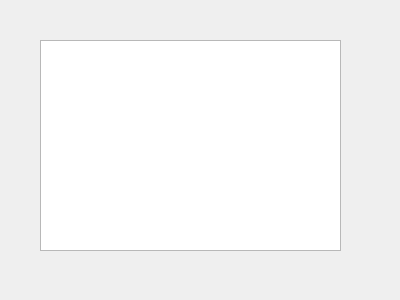
<?xml version="1.0" encoding="UTF-8"?>
<ui version="4.0">
 <class>TFormDoc</class>
 <widget class="QWidget" name="TFormDoc">
  <property name="geometry">
   <rect>
    <x>0</x>
    <y>0</y>
    <width>400</width>
    <height>300</height>
   </rect>
  </property>
  <property name="windowTitle">
   <string>Form</string>
  </property>
  <widget class="QPlainTextEdit" name="plainTextEdit">
   <property name="geometry">
    <rect>
     <x>40</x>
     <y>40</y>
     <width>301</width>
     <height>211</height>
    </rect>
   </property>
  </widget>
  <action name="action_paste">
   <property name="text">
    <string>粘贴</string>
   </property>
   <property name="toolTip">
    <string>粘贴</string>
   </property>
   <property name="menuRole">
    <enum>QAction::NoRole</enum>
   </property>
  </action>
  <action name="action_font">
   <property name="text">
    <string>字体</string>
   </property>
   <property name="toolTip">
    <string>字体</string>
   </property>
   <property name="menuRole">
    <enum>QAction::NoRole</enum>
   </property>
  </action>
  <action name="action_quit">
   <property name="text">
    <string>关闭</string>
   </property>
   <property name="toolTip">
    <string>关闭</string>
   </property>
   <property name="menuRole">
    <enum>QAction::NoRole</enum>
   </property>
  </action>
  <action name="action_cancel">
   <property name="text">
    <string>撤销</string>
   </property>
   <property name="toolTip">
    <string>撤销</string>
   </property>
   <property name="menuRole">
    <enum>QAction::NoRole</enum>
   </property>
  </action>
  <action name="action_repeat">
   <property name="text">
    <string>重复</string>
   </property>
   <property name="toolTip">
    <string>重复</string>
   </property>
   <property name="menuRole">
    <enum>QAction::NoRole</enum>
   </property>
  </action>
  <action name="action_save">
   <property name="text">
    <string>保存</string>
   </property>
   <property name="toolTip">
    <string>保存</string>
   </property>
   <property name="menuRole">
    <enum>QAction::NoRole</enum>
   </property>
  </action>
  <action name="action_copy">
   <property name="text">
    <string>复制</string>
   </property>
   <property name="toolTip">
    <string>复制</string>
   </property>
   <property name="menuRole">
    <enum>QAction::NoRole</enum>
   </property>
  </action>
  <action name="action_cut">
   <property name="text">
    <string>剪切</string>
   </property>
   <property name="toolTip">
    <string>剪切</string>
   </property>
   <property name="menuRole">
    <enum>QAction::NoRole</enum>
   </property>
  </action>
  <action name="action_open">
   <property name="text">
    <string>打开</string>
   </property>
   <property name="toolTip">
    <string>打开</string>
   </property>
   <property name="menuRole">
    <enum>QAction::NoRole</enum>
   </property>
  </action>
 </widget>
 <resources/>
 <connections>
  <connection>
   <sender>action_repeat</sender>
   <signal>triggered()</signal>
   <receiver>plainTextEdit</receiver>
   <slot>redo()</slot>
   <hints>
    <hint type="sourcelabel">
     <x>-1</x>
     <y>-1</y>
    </hint>
    <hint type="destinationlabel">
     <x>190</x>
     <y>145</y>
    </hint>
   </hints>
  </connection>
  <connection>
   <sender>action_copy</sender>
   <signal>triggered()</signal>
   <receiver>plainTextEdit</receiver>
   <slot>copy()</slot>
   <hints>
    <hint type="sourcelabel">
     <x>-1</x>
     <y>-1</y>
    </hint>
    <hint type="destinationlabel">
     <x>190</x>
     <y>145</y>
    </hint>
   </hints>
  </connection>
  <connection>
   <sender>action_cut</sender>
   <signal>triggered()</signal>
   <receiver>plainTextEdit</receiver>
   <slot>cut()</slot>
   <hints>
    <hint type="sourcelabel">
     <x>-1</x>
     <y>-1</y>
    </hint>
    <hint type="destinationlabel">
     <x>190</x>
     <y>145</y>
    </hint>
   </hints>
  </connection>
  <connection>
   <sender>action_quit</sender>
   <signal>triggered()</signal>
   <receiver>TFormDoc</receiver>
   <slot>close()</slot>
   <hints>
    <hint type="sourcelabel">
     <x>-1</x>
     <y>-1</y>
    </hint>
    <hint type="destinationlabel">
     <x>199</x>
     <y>149</y>
    </hint>
   </hints>
  </connection>
  <connection>
   <sender>action_paste</sender>
   <signal>triggered()</signal>
   <receiver>plainTextEdit</receiver>
   <slot>paste()</slot>
   <hints>
    <hint type="sourcelabel">
     <x>-1</x>
     <y>-1</y>
    </hint>
    <hint type="destinationlabel">
     <x>190</x>
     <y>145</y>
    </hint>
   </hints>
  </connection>
  <connection>
   <sender>action_cancel</sender>
   <signal>triggered()</signal>
   <receiver>plainTextEdit</receiver>
   <slot>undo()</slot>
   <hints>
    <hint type="sourcelabel">
     <x>-1</x>
     <y>-1</y>
    </hint>
    <hint type="destinationlabel">
     <x>190</x>
     <y>145</y>
    </hint>
   </hints>
  </connection>
 </connections>
</ui>
